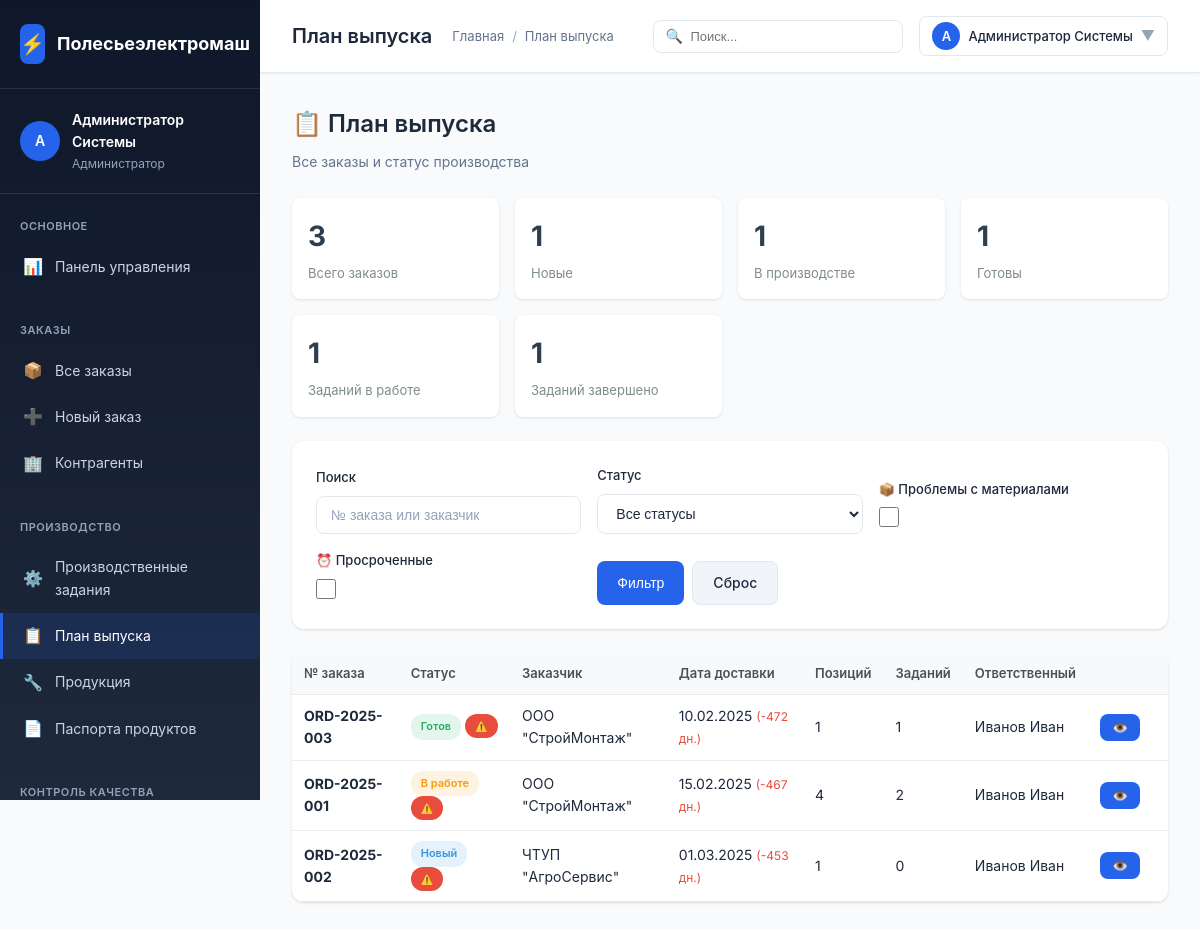
The app's page /polesie/modules/production/plan.php (signed in), older data.
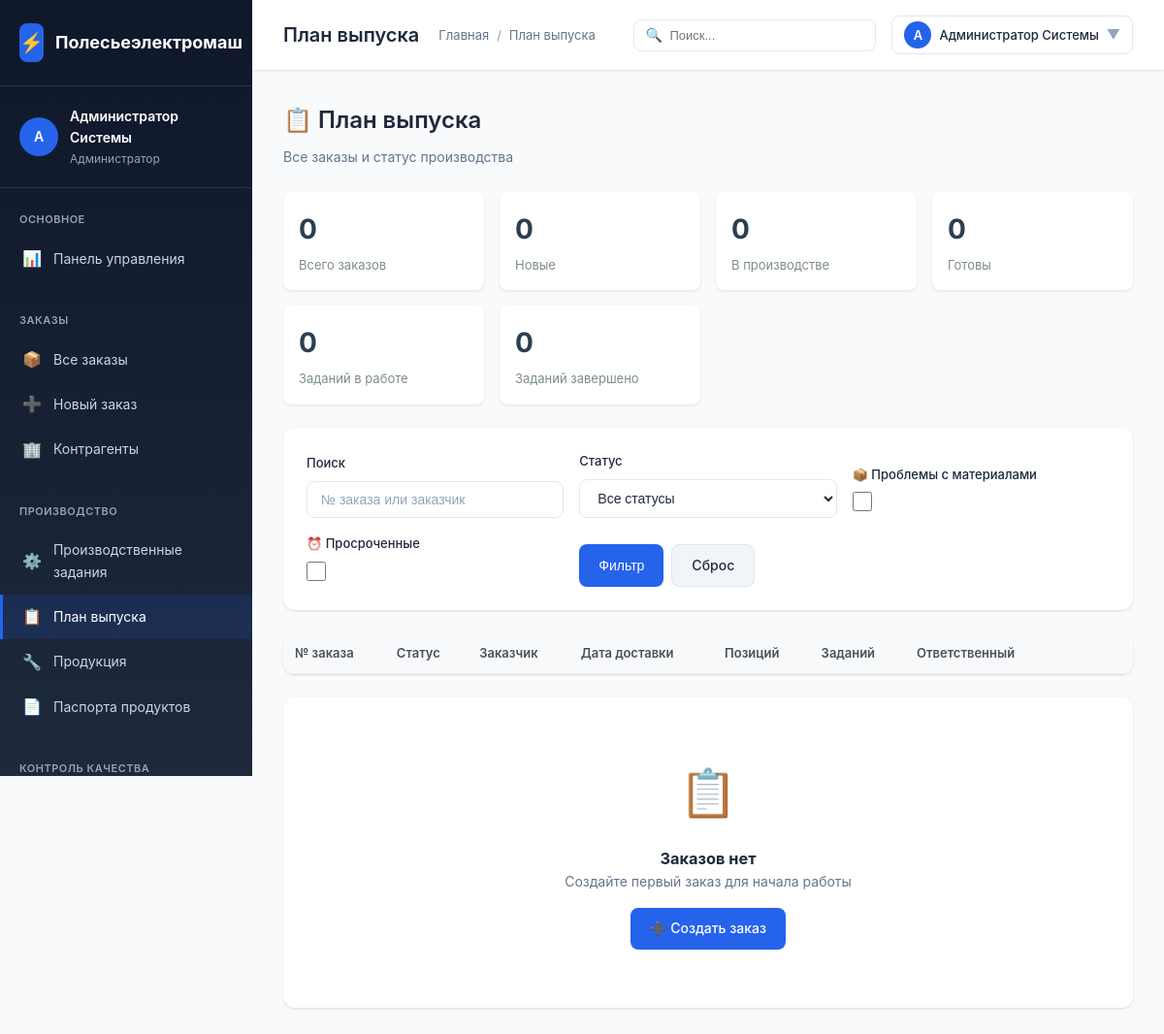
The same page, newer data.
### tables this page shows
CREATE TABLE `orders` (
  `id` INT AUTO_INCREMENT PRIMARY KEY,
  `order_number` VARCHAR(50) NOT NULL UNIQUE,
  `customer_id` INT,
  `responsible_user_id` INT,
  `status` ENUM('new', 'processing', 'ready', 'shipped', 'cancelled') DEFAULT 'new',
  `order_date` DATE NOT NULL,
  `delivery_date` DATE,
  `total_amount` DECIMAL(15,2),
  `notes` TEXT,
  `created_at` TIMESTAMP DEFAULT CURRENT_TIMESTAMP,
  `updated_at` TIMESTAMP DEFAULT CURRENT_TIMESTAMP ON UPDATE CURRENT_TIMESTAMP,
  CONSTRAINT `fk_order_customer` FOREIGN KEY (`customer_id`) REFERENCES `contractors`(`id`) ON DELETE SET NULL,
  CONSTRAINT `fk_order_responsible` FOREIGN KEY (`responsible_user_id`) REFERENCES `users`(`id`) ON DELETE SET NULL
);

CREATE TABLE `contractors` (
  `id` INT AUTO_INCREMENT PRIMARY KEY,
  `name` VARCHAR(200) NOT NULL,
  `inn` VARCHAR(20) UNIQUE,
  `type` ENUM('supplier', 'customer', 'both') DEFAULT 'both',
  `contact_person` VARCHAR(100),
  `phone` VARCHAR(50),
  `email` VARCHAR(100),
  `address` TEXT,
  `created_at` TIMESTAMP DEFAULT CURRENT_TIMESTAMP
);

CREATE TABLE `users` (
  `id` INT AUTO_INCREMENT PRIMARY KEY,
  `username` VARCHAR(50) NOT NULL UNIQUE,
  `password_hash` VARCHAR(255) NOT NULL,
  `full_name` VARCHAR(100) NOT NULL,
  `email` VARCHAR(100),
  `role_id` INT,
  `is_active` BOOLEAN DEFAULT TRUE,
  `created_at` TIMESTAMP DEFAULT CURRENT_TIMESTAMP,
  CONSTRAINT `fk_users_role` FOREIGN KEY (`role_id`) REFERENCES `user_roles`(`id`) ON DELETE SET NULL
);

### polesie/config/config.php (called while the page is built, shortened)
<?php
function e($string) {
    return htmlspecialchars($string ?? '', ENT_QUOTES, 'UTF-8');
}
function formatDate($date, $format = 'd.m.Y') {
    $dt = new DateTime($date);
    return $dt->format($format);
}
function asset($path) {
    $path = ltrim($path, '/');
    return APP_URL . '/' . $path;
}
function pageUrl($path) {
    $path = ltrim($path, '/');
    return APP_URL . '/' . $path;
}

### polesie/modules/production/plan.php (the view, shortened to what the changed rows need)
<?php
require_once __DIR__ . '/../../config/config.php';
$pdo = getDbConnection();
$materialIssueFilter = isset($_GET['material_issues']) ? true : false;
$overdueFilter = isset($_GET['overdue']) ? true : false;
$whereConditions = [];
$params = [];
$whereClause = !empty($whereConditions) ? "WHERE " . implode(" AND ", $whereConditions) : "";
$ordersQuery = "
    SELECT o.*, c.name as contractor_name, u.full_name as responsible_name,
        CASE o.status
            WHEN 'new' THEN 'Новый'
            WHEN 'processing' THEN 'В работе'
            WHEN 'ready' THEN 'Готов'
            WHEN 'shipped' THEN 'Отгружен'
            WHEN 'cancelled' THEN 'Отменен'
            ELSE o.status
        END as status_name,
        CASE o.status
            WHEN 'new' THEN '#3498db'
            WHEN 'processing' THEN '#f39c12'
            WHEN 'ready' THEN '#27ae60'
            WHEN 'shipped' THEN '#9b59b6'
            WHEN 'cancelled' THEN '#e74c3c'
            ELSE '#95a5a6'
        END as status_color,
        DATEDIFF(o.delivery_date, CURDATE()) as days_until_delivery,
        (SELECT COUNT(*) FROM order_items WHERE order_id = o.id) as items_count,
        (SELECT COUNT(*) FROM production_tasks WHERE order_id = o.id) as tasks_count,
        (SELECT GROUP_CONCAT(DISTINCT pt.status SEPARATOR ',') FROM production_tasks pt WHERE pt.order_id = o.id) as tasks_statuses
    FROM orders o
    LEFT JOIN contractors c ON o.customer_id = c.id
    LEFT JOIN users u ON o.responsible_user_id = u.id
    $whereClause
    ORDER BY
        CASE WHEN o.delivery_date < CURDATE() THEN 0 ELSE 1 END,
        o.delivery_date ASC,
        o.created_at DESC
";
$stmt = $pdo->prepare($ordersQuery);
$stmt->execute($params);
$allOrders = $stmt->fetchAll();
$orders = [];
foreach ($allOrders as $order) {
    $orders[] = $order;
}
if (!$materialIssueFilter && !$overdueFilter) {
    $orders = $allOrders;
}
$stats = [
    'total_orders' => count($orders),
    'new_orders' => 0,
    'in_production' => 0,
    'ready' => 0,
    'total_tasks' => 0,
    'tasks_in_progress' => 0,
    'tasks_completed' => 0
];
foreach ($orders as $order) {
    if ($order['status'] === 'new') $stats['new_orders']++;
    if ($order['status'] === 'processing') $stats['in_production']++;
    if ($order['status'] === 'ready') $stats['ready']++;
}
if (count($orders) > 0) {
    $stmt = $pdo->prepare("
        SELECT
            COUNT(*) as total,
            SUM(CASE WHEN pt.status = 'in_progress' THEN 1 ELSE 0 END) as in_progress,
            SUM(CASE WHEN pt.status = 'completed' THEN 1 ELSE 0 END) as completed
        FROM production_tasks pt
        JOIN orders o ON pt.order_id = o.id
        WHERE o.id IN (" . implode(',', array_fill(0, count($orders), '?')) . ")
    ");
    $stmt->execute(array_map(fn($o) => $o['id'], $orders));
    $tasksStats = $stmt->fetch();
    $stats['total_tasks'] = $tasksStats['total'] ?? 0;
    $stats['tasks_in_progress'] = $tasksStats['in_progress'] ?? 0;
    $stats['tasks_completed'] = $tasksStats['completed'] ?? 0;
}
?>
<!DOCTYPE html>
<html lang="ru">
<head>
    <link rel="stylesheet" href="<?= asset('assets/css/style.css') ?>">
</head>
<body>
    <div class="app-container">
        <div class="main-content">
            <?php require_once BASE_PATH . '/includes/topbar.php'; ?>
            <div class="content-area">
                <div class="plan-header">
                    <h2 style="font-size: 24px; font-weight: 600; margin-bottom: 8px;">📋 План выпуска</h2>
                </div>
                <div class="plan-stats">
                    <div class="stat-box">
                        <div class="stat-box-value"><?= $stats['total_orders'] ?></div>
                        <div class="stat-box-label">Всего заказов</div>
                    </div>
                    <div class="stat-box">
                        <div class="stat-box-value"><?= $stats['new_orders'] ?></div>
                        <div class="stat-box-label">Новые</div>
                    </div>
                    <div class="stat-box">
                        <div class="stat-box-value"><?= $stats['in_production'] ?></div>
                        <div class="stat-box-label">В производстве</div>
                    </div>
                    <div class="stat-box">
                        <div class="stat-box-value"><?= $stats['ready'] ?></div>
                        <div class="stat-box-label">Готовы</div>
                    </div>
                    <div class="stat-box">
                        <div class="stat-box-value"><?= $stats['tasks_in_progress'] ?></div>
                        <div class="stat-box-label">Заданий в работе</div>
                    </div>
                    <div class="stat-box">
                        <div class="stat-box-value"><?= $stats['tasks_completed'] ?></div>
                        <div class="stat-box-label">Заданий завершено</div>
                    </div>
                </div>
                <div class="card" style="margin-bottom: 24px;">
                    <div class="card-body" style="padding: 0;">
                        <table class="items-table" style="margin: 0;">
                            <thead>
                                <tr>
                                    <th>№ заказа</th>
                                    <th>Статус</th>
                                    <th>Заказчик</th>
                                    <th>Дата доставки</th>
                                    <th>Позиций</th>
                                    <th>Заданий</th>
                                    <th>Ответственный</th>
                                    <th style="width: 80px;"></th>
                                </tr>
                            </thead>
                            <tbody>
                                <?php foreach ($orders as $order):
                                    $isOverdue = isset($order['days_until_delivery']) && $order['days_until_delivery'] < 0;
                                    $hasMaterialIssues = isset($order['material_shortages']) && $order['material_shortages'] > 0;
                                ?>
                                <tr style="cursor: pointer;" onclick="openOrderDetailModal('<?= $order['id'] ?>')"
                                    class="<?= $isOverdue ? 'row-overdue' : '' ?> <?= $hasMaterialIssues ? 'row-material-issue' : '' ?>">
                                    <td><strong><?= e($order['order_number']) ?></strong></td>
                                    <td>
                                        <span class="badge" style="background: <?= e($order['status_color']) ?>20; color: <?= e($order['status_color']) ?>">
                                            <?= e($order['status_name']) ?>
                                        </span>
                                        <?php if ($isOverdue): ?>
                                            <span class="badge" style="background: #e74c3c; color: white; font-size: 10px;">⚠️</span>
                                        <?php endif; ?>
                                    </td>
                                    <td><?= e($order['contractor_name'] ?? '—') ?></td>
                                    <td>
                                        <?php if ($order['delivery_date']): ?>
                                            <?= formatDate($order['delivery_date']) ?>
                                            <span style="color: <?= $order['days_until_delivery'] < 0 ? '#e74c3c' : ($order['days_until_delivery'] <= 3 ? '#f39c12' : '#27ae60') ?>; font-size: 12px;">
                                                (<?= $order['days_until_delivery'] ?> дн.)
                                            </span>
                                        <?php else: ?>
                                            —
                                        <?php endif; ?>
                                    </td>
                                    <td><?= $order['items_count'] ?? 0 ?></td>
                                    <td><?= $order['tasks_count'] ?? 0 ?></td>
                                    <td><?= e($order['responsible_name'] ?? '—') ?></td>
                                    <td onclick="event.stopPropagation();">
                                        <button class="btn btn-sm btn-primary" onclick="openOrderDetailModal('<?= $order['id'] ?>')">👁️</button>
                                    </td>
                                </tr>
                                <?php endforeach; ?>
                            </tbody>
                        </table>
                    </div>
                </div>
                <?php if (empty($orders)): ?>
                <div class="card">
                    <div class="card-body" style="text-align: center; padding: 60px 20px;">
                        <div style="font-size: 48px; margin-bottom: 16px;">📋</div>
                        <h3>Заказов нет</h3>
                        <p style="color: var(--text-secondary);">Создайте первый заказ для начала работы</p>
                        <a href="<?= pageUrl('modules/orders/create.php') ?>" class="btn btn-primary" style="margin-top: 16px;">
                            ➕ Создать заказ
                        </a>
                    </div>
                </div>
                <?php endif; ?>
            </div>
        </div>
    </div>
</body>
</html>

Row changes from the older to the newer data that the page shows:
removed orders: order_number "ORD-2025-003", status_name "Готов", customer.name "ООО \"СтройМонтаж\"", delivery_date "10.02.2025", days_until_delivery "-472", items_count "1", tasks_count "1", responsible_user.full_name "Иванов Иван"
removed orders: order_number "ORD-2025-001", status_name "В работе", customer.name "ООО \"СтройМонтаж\"", delivery_date "15.02.2025", days_until_delivery "-467", items_count "4", tasks_count "2", responsible_user.full_name "Иванов Иван"
removed orders: order_number "ORD-2025-002", status_name "Новый", customer.name "ЧТУП \"АгроСервис\"", delivery_date "01.03.2025", days_until_delivery "-453", items_count "1", tasks_count "0", responsible_user.full_name "Иванов Иван"
Text that changed along with them:
$stats['total_orders']: "3" → "0"
$stats['new_orders']: "1" → "0"
$stats['in_production']: "1" → "0"
$stats['ready']: "1" → "0"
$stats['tasks_in_progress']: "1" → "0"
$stats['tasks_completed']: "1" → "0"
text now shown: "📋 Заказов нет Создайте первый заказ для начала работы ➕ Создать заказ"
